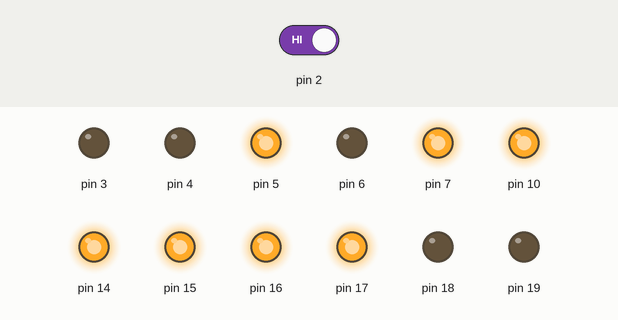
This sketch was run on a simulated Arduino Uno, built with avr-gcc and run on an emulated ATmega328P. Shown: output pins drawn as LEDs (lit = HIGH). Inputs (shaded band) come from the test bench; at power-on: pin 2 HIGH.

Above: at 1.2 s.
1.3 s: pin 2 driven LOW
Timing chart, 0 to 4.3 s (numbered marks = the images above; inputs shaded):
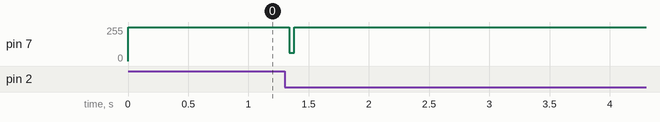

The sketch:

Diamond_8.ino
```cpp
// include the SPI library:
#include <SPI.h>

struct fin { byte outer,outer2,inner2,inner; };
byte check = 0;
const static fin dat[] =
{
   //0b_0111_0000, 0b_0011_1000, 0b_0000_0000, 0b0000_0000
   //     7    0       3    8         0   0        0    0
 {0x00,0x00,0x00,0x00},//0
 {0x00,0x00,0x00,0x00},//1
 {0x00,0x00,0x00,0x00},//2
 {0x00,0x00,0x00,0x00},//3
 {0x00,0x00,0x00,0x00},//4
 {0x00,0x00,0x00,0x00},//5
 {0x00,0x00,0x00,0x00},//6
 {0x00,0x00,0x00,0x00},//7
 {0x00,0x00,0x00,0x00},//8
 {0x00,0x00,0x00,0x00},//9
 {0x00,0x00,0x00,0x00},//0
 {0x00,0x00,0x00,0x00},//11
 {0x00,0x00,0x00,0x00},//12
 {0x00,0x00,0x00,0x00},//13
 {0x00,0x00,0x00,0x00},//14
 {0x00,0x00,0x00,0x00},//15
 {0x00,0x00,0x00,0x00},//16
 {0x00,0x00,0x00,0x00},//17
 {0x00,0x00,0x00,0x00},//18
 {0x00,0x00,0x00,0x00},//19
 {0x00,0x00,0x00,0x00},//20
 {0x00,0x00,0x00,0x00},//21
 {0x00,0x00,0x00,0x00},//22
 {0x00,0x00,0x00,0x00},//23
 {0x00,0x00,0x00,0x00},//24
 {0x00,0x00,0x00,0x00},//25
 {0x00,0x00,0x00,0x00},//26
 {0x00,0x00,0x00,0x00},//27
 {0x00,0x00,0x00,0x00},//28
 {0x00,0x00,0x00,0x00},//29
 {0x00,0x00,0x00,0x00},//30
 {0x00,0x00,0x00,0x00},//31
 {0x00,0x00,0x00,0x00},//32
 {0x00,0x00,0x00,0x00},//33
 {0x00,0x00,0x00,0x00},//34
 {0x00,0x00,0x00,0x00},//35
 {0x00,0x00,0x00,0x00},//36
 {0x00,0x00,0x00,0x00},//37
 {0x00,0x00,0x00,0x00},//38
 {0x00,0x00,0x00,0x00},//39
 {0x00,0x00,0x00,0x00},//40
 {0x00,0x00,0x00,0x00},//41
 {0x00,0x00,0x00,0x00},//42
 {0x00,0x00,0x00,0x00},//43
 {0x00,0x00,0x00,0x00},//44
 {0x00,0x00,0x00,0x00},//45
 {0x00,0x00,0x00,0x00},//46
 {0x00,0x00,0x00,0x00},//47
 {0x00,0x00,0x00,0x00},//48
 {0x00,0x00,0x00,0x00},//49
 {0x00,0x00,0x00,0x00},//50
 {0x00,0x00,0x00,0x00},//51
 {0x00,0x00,0x00,0x00},//52
 {0x00,0x00,0x00,0x00},//53
 {0x00,0x00,0x00,0x00},//54
 {0x00,0x00,0x00,0x00},//55
 {0x00,0x00,0x00,0x00},//56
 {0x00,0x00,0x00,0x00},//57
 {0x00,0x00,0x00,0x00},//58
 {0x00,0x00,0x00,0x00},//59
 {0x00,0x00,0x00,0x00},//60
 {0x00,0x00,0x00,0x00},//61
 {0x00,0x00,0x00,0x00},//62
 {0x00,0x00,0x00,0x00},//63
 {0x00,0x00,0x00,0x00},//64
 {0x00,0x00,0x00,0x00},//65
 {0x00,0x00,0x00,0x00},//66
 {0x00,0x00,0x00,0x00},//67
 {0x00,0x00,0x00,0x00},//68
 {0x00,0x00,0x00,0x00},//69
 {0x00,0x00,0x00,0x00},//70
 {0x00,0x00,0x00,0x00},//71
 {0x00,0x00,0x00,0x00},//72
 {0x00,0x00,0x00,0x00},//73
 {0x00,0x00,0x00,0x00},//74
 {0x00,0x00,0x00,0x00},//75
 {0x00,0x00,0x00,0x00},//76
 {0x00,0x00,0x00,0x00},//77
 {0x00,0x00,0x00,0x00},//78
 {0x00,0x00,0x00,0x00},//79
 {0x00,0x00,0x00,0x00},//80
 {0x00,0x00,0x00,0x00},//81
 {0x00,0x00,0x00,0x00},//82
 {0x00,0x00,0x00,0x00},//83
 {0x00,0x00,0x00,0x00},//84
 {0x00,0x00,0x00,0x00},//85
 {0x00,0x00,0x00,0x00},//86
 {0x00,0x00,0x00,0x00},//87
 {0x00,0x00,0x00,0x00},//88
 {0x00,0x00,0x00,0x00},//89
 {0x00,0x00,0x00,0x00},//90
 {0x00,0x00,0x00,0x00},//91
 {0x00,0x00,0x00,0x00},//92
 {0x00,0x00,0x00,0x00},//93
 {0x00,0x00,0x00,0x00},//94
 {0x00,0x00,0x00,0x00},//95
 {0x00,0x00,0x00,0x00},//96
 {0x00,0x00,0x00,0x00},//97
 {0x00,0x00,0x00,0x00},//98
 {0x00,0x00,0x00,0x00},//99
 {0x00,0x00,0x00,0x00},//100
 {0x00,0x00,0x00,0x00},//101
 {0x00,0x00,0x00,0x00},//102
 {0x00,0x00,0x00,0x00},//103
 {0x00,0x00,0x00,0x00},//104
 {0x00,0x00,0x00,0x00},//105
 {0x00,0x00,0x00,0x00},//106
 {0x00,0x00,0x00,0x00},//107
 {0x00,0x00,0x00,0x00},//108
 {0x00,0x00,0x00,0x00},//109
 {0x00,0x00,0x00,0x00},//110
 {0x00,0x00,0x00,0x00},//111
 {0x00,0x00,0x00,0x00},//112
 {0x00,0x00,0x00,0x00},//113
 {0x00,0x00,0x00,0x00},//114
 {0x00,0x00,0x00,0x00},//115
 {0x00,0x00,0x00,0x00},//116
 {0x00,0x00,0x00,0x00},//117
 {0x00,0x00,0x00,0x00},//118
 {0x00,0x00,0x00,0x00},//119
 {0x00,0x00,0x00,0x00},//120
 {0x00,0x00,0x00,0x00},//121
 {0x00,0x00,0x00,0x00},//122
 {0x00,0x00,0x00,0x00},//123
 {0x00,0x00,0x00,0x00},//124
 {0x00,0x00,0x00,0x00},//125
 {0x00,0x00,0x00,0x00},//126
 {0x00,0x00,0x00,0x00},//127
 {0x00,0x00,0x00,0x00},//128
 {0x00,0x00,0x00,0x00},//129
 {0x00,0x00,0x00,0x00},//130
 {0x00,0x00,0x00,0x00},//131
 {0x00,0x00,0x00,0x00},//132
 {0x00,0x00,0x00,0x00},//133
 {0x00,0x00,0x00,0x00},//134
 {0x00,0x00,0x00,0x00},//135
 {0x00,0x00,0x00,0x00},//136
 {0x00,0x00,0x00,0x00},//137
 {0x00,0x00,0x00,0x00},//138
 {0x00,0x00,0x00,0x00},//139
 {0x00,0x00,0x00,0x00},//140
 {0x00,0x00,0x00,0x00},//141
 {0x00,0x00,0x00,0x00},//142
 {0x00,0x00,0x00,0x00},//143
 {0x00,0x00,0x00,0x00},//144
 {0x00,0x00,0x00,0x00},//145
 {0x00,0x00,0x00,0x00},//146
 {0x00,0x00,0x00,0x00},//147
 {0x00,0x00,0x00,0x00},//148
 {0x00,0x00,0x00,0x00},//149
 {0x00,0x00,0x00,0x00},//150
 {0x00,0x00,0x00,0x00},//151
 {0x00,0x00,0x00,0x00},//152
 {0x00,0x00,0x00,0x00},//153
 {0x00,0x00,0x00,0x00},//154
 {0x00,0x00,0x00,0x00},//155
 {0x00,0x00,0x00,0x00},//156
 {0x00,0x00,0x00,0x00},//157
 {0x00,0x00,0x00,0x00},//158
 {0x00,0x00,0x00,0x00},//159
 {0x00,0x00,0x00,0x00},//160
 {0x00,0x00,0x00,0x00},//161
 {0x00,0x00,0x00,0x00},//162
 {0x00,0x00,0x00,0x00},//163
 {0x00,0x00,0x00,0x00},//164
 {0x00,0x00,0x00,0x00},//165
 {0x00,0x00,0x00,0x00},//166
 {0x00,0x00,0x00,0x00},//167
 {0x00,0x00,0x00,0x00},//168
 {0x00,0x00,0x00,0x00},//169
 {0x00,0x00,0x00,0x00},//170
 {0x00,0x00,0x00,0x00},//171
 {0x00,0x00,0x00,0x00},//172
 {0x00,0x00,0x00,0x00},//173
 {0x00,0x00,0x00,0x00},//174
 {0x00,0x00,0x00,0x00},//175
 {0x00,0x00,0x00,0x00},//176
 {0x00,0x00,0x00,0x00},//177
 {0x00,0x00,0x00,0x00},//178
 {0x00,0x00,0x00,0x00},//179
 {0x00,0x00,0x00,0x00},//180
 {0x00,0x00,0x00,0x00},//181
 {0x00,0x00,0x00,0x00},//182
 {0x00,0x00,0x00,0x00},//183
 {0x00,0x00,0x00,0x00},//184
 {0x00,0x00,0x00,0x00},//185
 {0x00,0x00,0x00,0x00},//186
 {0x00,0x00,0x00,0x00},//187
 {0x00,0x00,0x00,0x00},//188
 {0x00,0x00,0x00,0x00},//189
 {0x00,0x00,0x00,0x00},//190
 {0x00,0x80,0x00,0x00},//191
 {0x01,0xC0,0x00,0x00},//192
 {0x00,0x80,0x00,0x00},//193
 {0x00,0x00,0x00,0x00},//194
 {0x00,0x00,0x00,0x00},//195
 {0x00,0x00,0x00,0x00},//196
 {0x00,0x00,0x00,0x00},//197
 {0x00,0x00,0x00,0x00},//198
 {0x00,0x00,0x00,0x00},//199
 {0x00,0x00,0x00,0x00},//200
 {0x00,0x00,0x00,0x00},//201
 {0x00,0x00,0x00,0x00},//202
 {0x00,0x00,0x00,0x00},//203
 {0x00,0x00,0x00,0x00},//204
 {0x00,0x00,0x00,0x00},//205
 {0x00,0x00,0x00,0x00},//206
 {0x00,0x00,0x00,0x00},//207
 {0x00,0x00,0x00,0x00},//208
 {0x00,0x00,0x00,0x00},//209
 {0x00,0x00,0x00,0x00},//210
 {0x00,0x00,0x00,0x00},//211
 {0x00,0x00,0x00,0x00},//212
 {0x00,0x00,0x00,0x00},//213
 {0x00,0x00,0x00,0x00},//214
 {0x00,0x00,0x00,0x00},//215
 {0x00,0x00,0x00,0x00},//216
 {0x00,0x00,0x00,0x00},//217
 {0x00,0x00,0x00,0x00},//218
 {0x00,0x00,0x00,0x00},//219
 {0x00,0x00,0x00,0x00},//220
 {0x00,0x00,0x00,0x00},//221
 {0x00,0x00,0x00,0x00},//222
 {0x00,0x00,0x00,0x00},//223
 {0x00,0x00,0x00,0x00},//224
 {0x00,0x00,0x00,0x00},//225
 {0x00,0x00,0x00,0x00},//226
 {0x00,0x00,0x00,0x00},//227
 {0x00,0x00,0x00,0x00},//228
 {0x00,0x00,0x00,0x00},//229
 {0x00,0x00,0x00,0x00},//230
 {0x00,0x00,0x00,0x00},//231
 {0x00,0x00,0x00,0x00},//232
 {0x00,0x00,0x00,0x00},//233
 {0x00,0x00,0x00,0x00},//234
 {0x00,0x00,0x00,0x00},//235
 {0x00,0x00,0x00,0x00},//236
 {0x00,0x00,0x00,0x00},//237
 {0x00,0x00,0x00,0x00},//238
 {0x00,0x00,0x00,0x00},//239
 {0x00,0x00,0x00,0x00},//240
 {0x00,0x00,0x00,0x00},//241
 {0x00,0x00,0x00,0x00},//242
 {0x00,0x00,0x00,0x00},//243
 {0x00,0x00,0x00,0x00},//244
 {0x00,0x00,0x00,0x00},//245
 {0x00,0x00,0x00,0x00},//246
 {0x00,0x00,0x00,0x00},//247
 {0x00,0x00,0x00,0x00},//248
 {0x00,0x00,0x00,0x00},//249
 {0x00,0x00,0x00,0x00},//250
 {0x00,0x00,0x00,0x00},//251
 {0x00,0x00,0x00,0x00},//252
 {0x00,0x00,0x00,0x00},//253
 {0x00,0x00,0x00,0x00},//254
 {0x00,0x00,0x00,0x00},//255

};

volatile unsigned i = 0;

void setup() {
  // Initialize I/O
  DDRC = DDRC | B0111111;
  DDRD = DDRD | B11111000;
  attachInterrupt(0,timing,FALLING);
  // initialize SPI:
  SPI.begin();
  SPI.setDataMode(SPI_MODE0);
  SPI.setClockDivider(SPI_CLOCK_DIV2);
  SPI.setBitOrder(MSBFIRST);

  PORTC = B0001111;
  PORTD = B10100000;
}

void loop() {

}

void timing(){
   //Runs when falling edge from Schmitt Trigger is seen
   check = digitalRead(2);   // This is mucho importante
   if(0 != check){
    return;
   }
   for (i=0; i<256; i++) {
        LEDWrite();
   }
   PORTD = B10100000;
}

void LEDWrite() {
  PORTD = 0b10100000;
  SPI.transfer(dat[i].outer);
  SPI.transfer(dat[i].outer2);
  SPI.transfer(dat[i].inner2);
  SPI.transfer(dat[i].inner);
  PORTD = 0b11100000;
  //delayMicroseconds(59);
  PORTD = 0b00100000;
  delayMicroseconds(118);
}
```

Measured:
- after the input at 1.3 s, pin 7: 255/255 → 62/255 at once, → 255/255 0.04 s later
